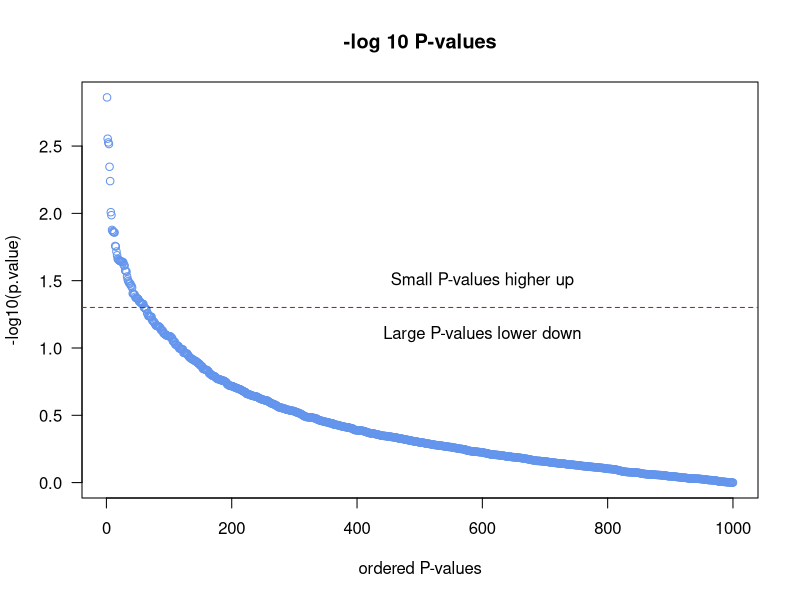
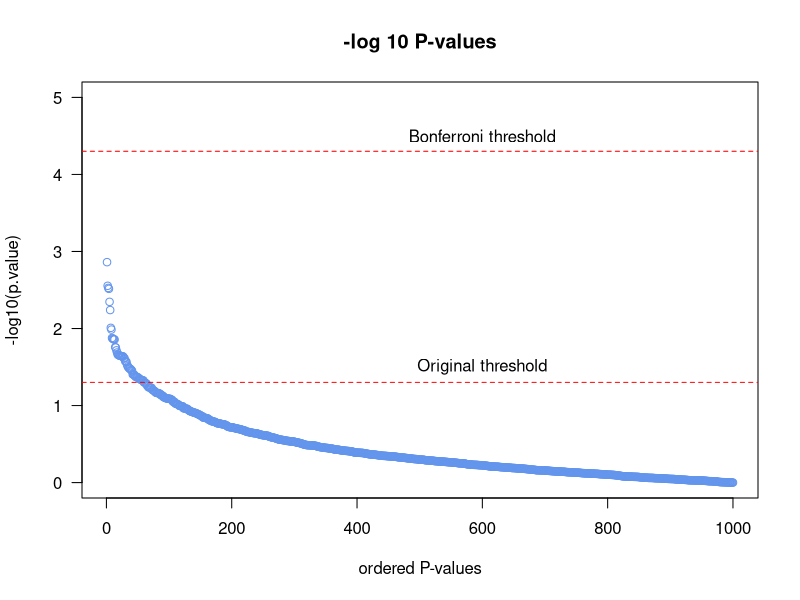
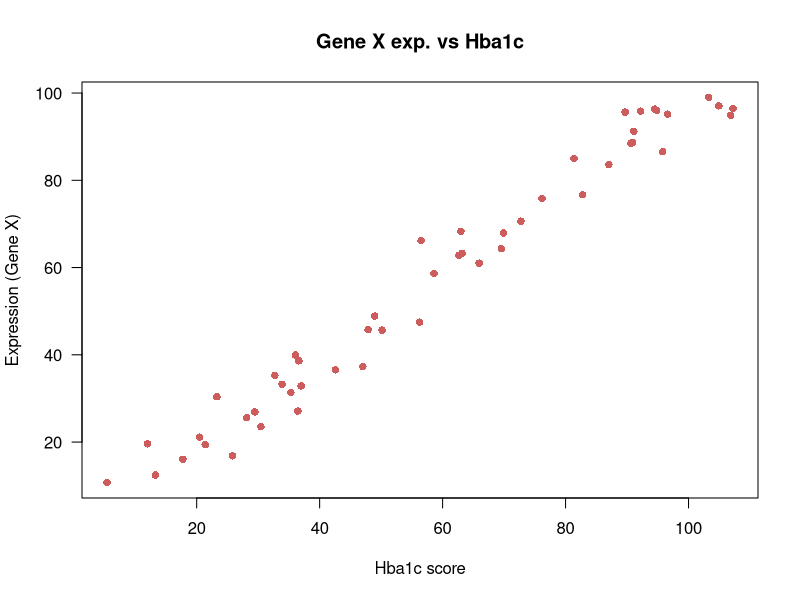
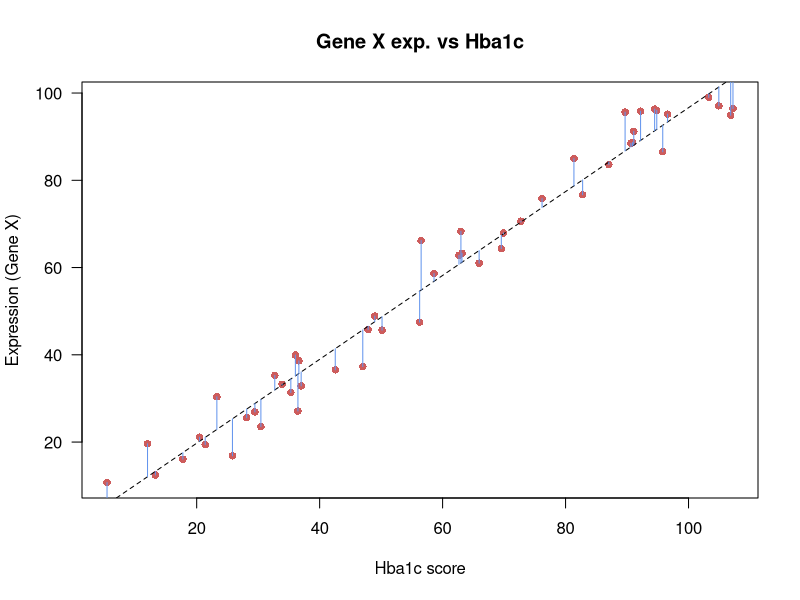
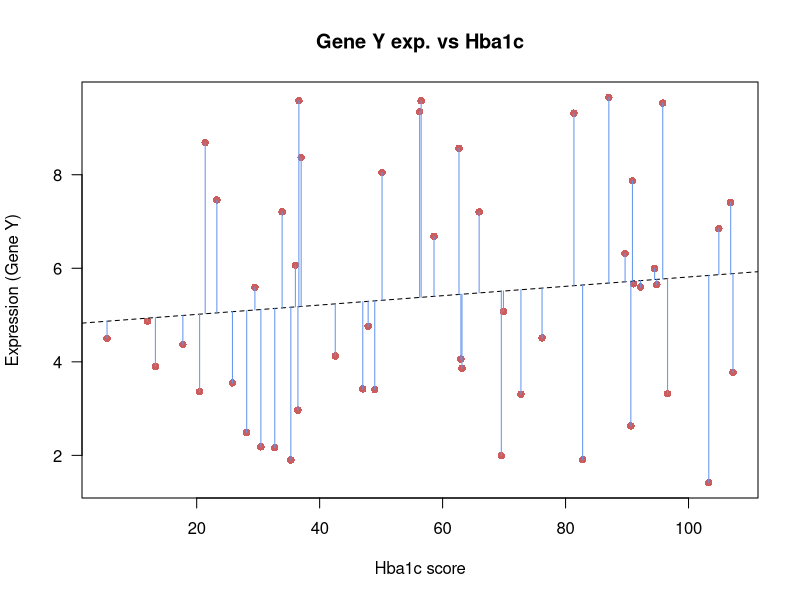
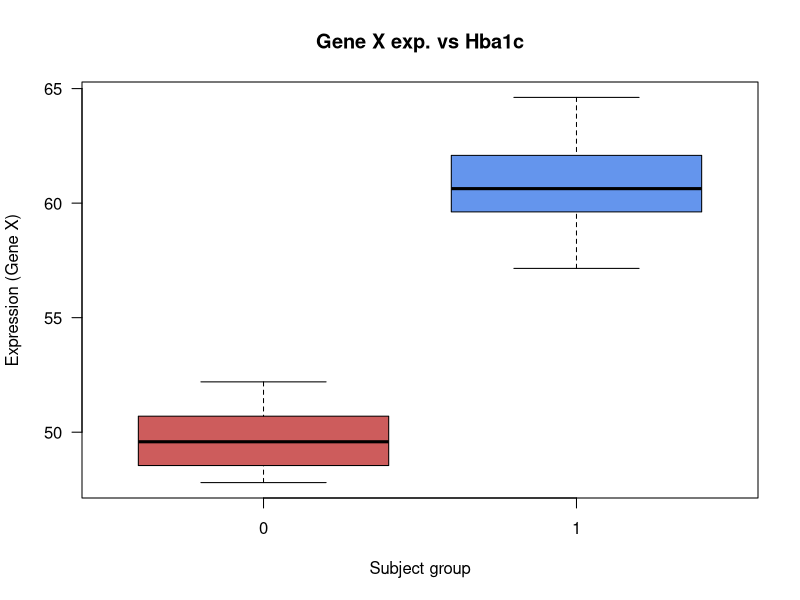

Here is the R script that generated these plots, in order:
#05-Intro to stats

setwd("Bioinformatics_workshop-Dec-2021/Day-3/data")
##############################
# generate an empty vector to store P-values in
p.value <- c()

# generate 2 random variables (r.v.s) 1000 times and run a t.test on each pair of r.v.s
# the r.v.s will have the same mean and distribution
for(i in 1:1000){
  # simulate random variables
  x <- rnorm(n = 20, mean = 0, sd = 1)
  y <- rnorm(n = 20, mean = 0, sd = 1)
  # run t.test and extract p-value
  p.value[i] <- t.test(x, y)$p.value
}

# count number of P-values less than our alpha
table(p.value < 0.05)

# order vector of P-values
p.value <- p.value[order(p.value)]

# visualize P-value magnitude
plot(-log10(p.value), las = 1,
     col = "cornflowerblue",
     main = "-log 10 P-values",
     xlab = "ordered P-values")
#### Note: taking -log10 of small number gives big number!

# add a horizontal line
abline(h=-log10(0.05), col = "red", lty = 2)

# add some useful labels
text(600, 1.5, "Small P-values higher up")
text(600, 1.1, "Large P-values lower down")
##############################
# visualize P-value magnitude
plot(-log10(p.value), las = 1,
     col = "cornflowerblue",
     main = "-log 10 P-values",
     xlab = "ordered P-values", ylim = c(0,5))

# add a horizontal line
abline(h=-log10(0.05), col = "red", lty = 2)
text(600, 1.5, "Original threshold")

# add a horizontal line
abline(h=-log10(0.05/1000), col = "red", lty = 2)
text(600, 4.5, "Bonferroni threshold")
##############################
# bonferroni correction
p.adj.bonf <- p.adjust(p.value, method = "bonferroni")
p.adj.bonf

# check if any are signifciant
table(p.adj.bonf < 0.05)

##############################
#BiocManager::install("qvalue")
library(qvalue)
qvalue(p.value)$qvalues
p.adj.fdr <- qvalue(p.value)$qvalues

# check how many are sig.
table(p.adj.fdr < 0.05)

##############################
# read in the example data
dat <- read.csv("lm-example-data.csv", stringsAsFactors=FALSE)

# explore it quickly
head(dat)
str(dat)

# plot
plot(dat$gene_exp ~ dat$hba1c,
     ylab = "Expression (Gene X)",
     xlab = "Hba1c score",
     main = "Gene X exp. vs Hba1c",
     col = "indianred", pch = 16, las = 1)

# fit a linear model with gene expression as the response
lm1 <- lm(dat$gene_exp ~ dat$hba1c)
lm1

##############################
# generate plot again
plot(dat$gene_exp ~ dat$hba1c,
     ylab = "Expression (Gene X)",
     xlab = "Hba1c score",
     main = "Gene X exp. vs Hba1c",
     col = "indianred", pch = 16, las = 1)

# add the model on the scatterplot
abline(lm1, lty=2)

# calculate the predicted gene expression values using the model
pre <- predict(lm1)

# plot the difference between the predicted and the true values
segments(dat$hba1c, dat$gene_exp, dat$hba1c, pre,
         col="cornflowerblue")
#### Note: These are the residuals!

##############################
sum_lm1 <- summary(lm1)
sum_lm1

# get the coefficients table
coef(sum_lm1)

# get the coefficients themselves
coef(sum_lm1)[,1]

# get the P-value for the hba1c coefficient
coef(sum_lm1)[2,4]

##############################
# read in the example data
dat2 <- read.csv("lm-example-data-geneY.csv", stringsAsFactors=FALSE)

# plot
plot(dat2$gene_exp ~ dat2$hba1c,
     ylab = "Expression (Gene Y)",
     xlab = "Hba1c score",
     main = "Gene Y exp. vs Hba1c",
     col = "indianred", pch = 16, las = 1)

# fit a linear model with gene expression as the response
lm1 <- lm(dat2$gene_exp ~ dat2$hba1c)
summary(lm1)
pre <- predict(lm1)

# add the model on the scatterplot
abline(lm1, lty=2)

# plot the difference between the predicted and the true values
segments(dat2$hba1c, dat2$gene_exp, dat2$hba1c, pre, col="cornflowerblue")

##############################
# read in the example data
dat3 <- read.csv("lm-example-3.csv", stringsAsFactors=FALSE, row.names = 1)

# quickly explore it
head(dat3)
table(dat3$subject_group)
# Note: Controls are coded as 0, cases are coded as 1

# visualize the data
boxplot(dat3$exp_geneX ~ dat3$subject_group ,
        ylab = "Expression (Gene X)",
        xlab = "Subject group",
        main = "Gene X exp. vs Hba1c",
        col = c("indianred", "cornflowerblue"), pch = 16, las = 1)


# run the linear model and evaluate
lm_2 <- lm(dat3$exp_geneX ~ dat3$subject_group)
summary(lm_2)

##############################
summary(lm(dat3$exp_geneX ~ dat3$subject_group + dat3$age + dat3$gender + dat3$batch))

##############################
